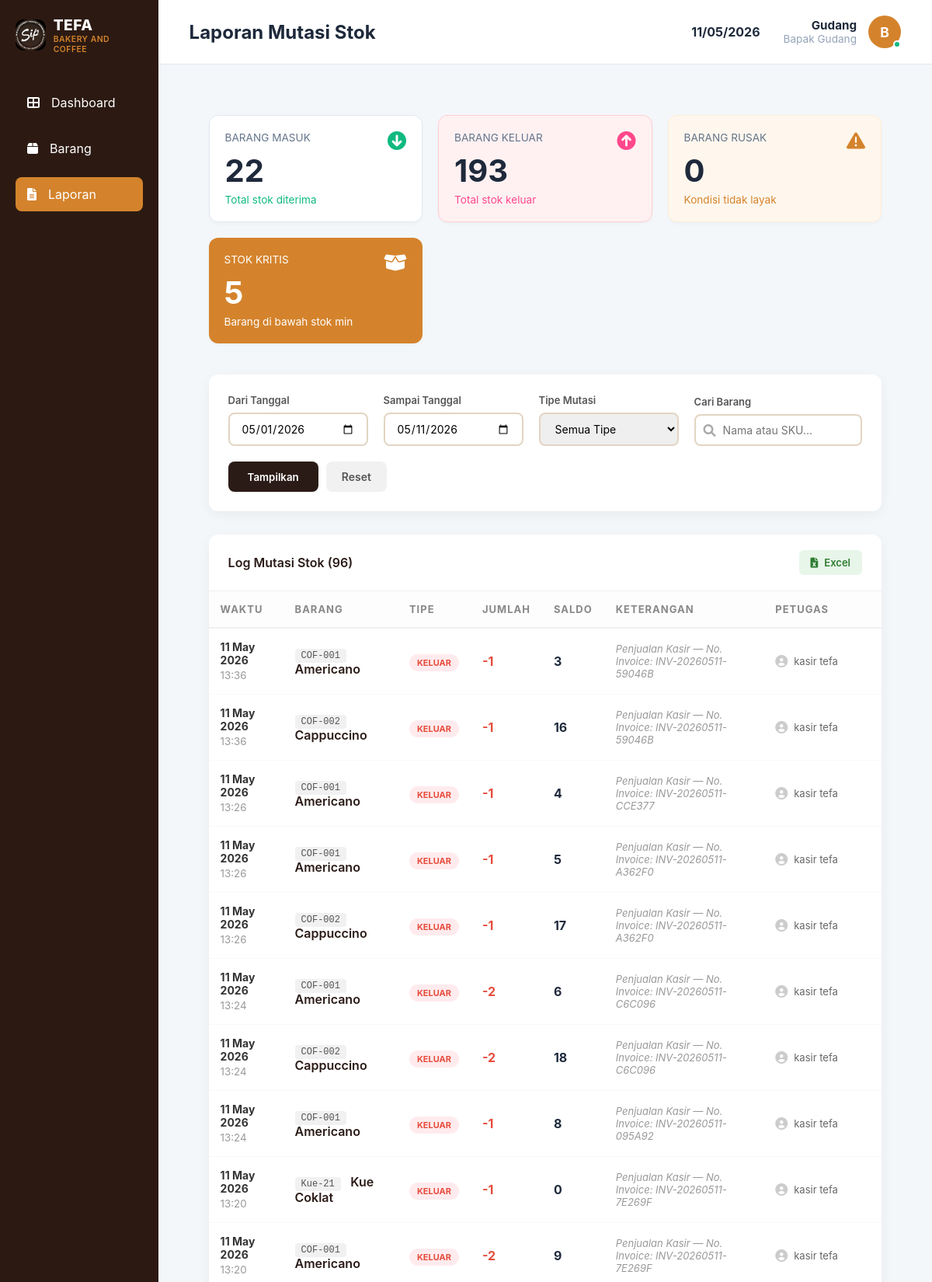
Page /gudang/laporan.php (signed in, upper part) on the committed database.
### tables this page shows
CREATE TABLE `users` (
  `id` int NOT NULL,
  `username` varchar(50) NOT NULL,
  `password` varchar(255) NOT NULL,
  `nama_lengkap` varchar(100) DEFAULT NULL,
  `role` enum('admin','kasir','gudang') NOT NULL,
  `status` enum('aktif','non-aktif') DEFAULT 'aktif'
);

CREATE TABLE `inventory_logs` (
  `id` int NOT NULL,
  `product_id` int NOT NULL,
  `user_id` int NOT NULL,
  `tipe_mutasi` enum('masuk','keluar','rusak','retur') NOT NULL,
  `jumlah` int NOT NULL,
  `stok_sebelum` int NOT NULL,
  `stok_sesudah` int NOT NULL,
  `keterangan` text,
  `created_at` timestamp NULL DEFAULT CURRENT_TIMESTAMP
);

CREATE TABLE `products` (
  `id` int NOT NULL,
  `sku` varchar(20) NOT NULL,
  `nama_produk` varchar(100) NOT NULL,
  `category_id` int DEFAULT NULL,
  `harga` decimal(10,2) NOT NULL,
  `stok` int DEFAULT '0',
  `satuan` varchar(20) DEFAULT 'Pcs',
  `image` varchar(255) DEFAULT 'default.jpg',
  `exp_date` date DEFAULT NULL,
  `status` enum('aktif','non-aktif') DEFAULT 'aktif',
  `created_at` timestamp NULL DEFAULT CURRENT_TIMESTAMP
);

### core/Auth.php (called while the page is built, shortened)
<?php
require_once __DIR__ . '/Database.php';
class Auth
{
    public static function isLoggedIn(): bool
    {
        $storedAgent  = $_SESSION['user_agent'] ?? '';
        $currentAgent = $_SERVER['HTTP_USER_AGENT'] ?? '';
        return true;
    }
    public static function user(): array
    {
        return [
            'id'           => $_SESSION['user_id']      ?? null,
            'username'     => $_SESSION['username']     ?? '',
            'nama_lengkap' => $_SESSION['nama_lengkap'] ?? '',
            'role'         => $_SESSION['role']         ?? '',
        ];
    }
}

### models/InventoryLogModel.php (called while the page is built, shortened)
<?php
require_once __DIR__ . '/../core/Database.php';
class InventoryLogModel {
    private $db;
    public function __construct() {
        $this->db = Database::getConnection();
    }
    public function getAll($filters = []) {
        $sql = "SELECT il.*, p.sku, p.nama_produk, u.nama_lengkap as petugas
                FROM inventory_logs il
                JOIN products p ON il.product_id = p.id
                LEFT JOIN users u ON il.user_id = u.id
                WHERE 1=1";
        $params = [];
        if (!empty($filters['start_date'])) {
            $sql .= " AND DATE(il.created_at) >= :start_date";
            $params[':start_date'] = $filters['start_date'];
        }
        if (!empty($filters['end_date'])) {
            $sql .= " AND DATE(il.created_at) <= :end_date";
            $params[':end_date'] = $filters['end_date'];
        }
        $sql .= " ORDER BY il.created_at DESC";
        $stmt = $this->db->prepare($sql);
        $stmt->execute($params);
        return $stmt->fetchAll(PDO::FETCH_ASSOC);
    }
    public function getSummaryStats($filters = []) {
        $stats = [
            'masuk' => 0,
            'keluar' => 0,
            'rusak' => 0,
            'kritis' => 0
        ];
        $sql = "SELECT tipe_mutasi, SUM(jumlah) as total
                FROM inventory_logs
                WHERE 1=1";
        $params = [];
        if (!empty($filters['start_date'])) {
            $sql .= " AND DATE(created_at) >= :start_date";
            $params[':start_date'] = $filters['start_date'];
        }
        if (!empty($filters['end_date'])) {
            $sql .= " AND DATE(created_at) <= :end_date";
            $params[':end_date'] = $filters['end_date'];
        }
        $sql .= " GROUP BY tipe_mutasi";
        $stmt = $this->db->prepare($sql);
        $stmt->execute($params);
        $results = $stmt->fetchAll(PDO::FETCH_ASSOC);
        foreach ($results as $row) {
            $stats[$row['tipe_mutasi']] = $row['total'];
        }
        $stmt = $this->db->query("SELECT COUNT(*) FROM products WHERE stok < 10 AND status = 'aktif'");
        $stats['kritis'] = $stmt->fetchColumn();
        return $stats;
    }
}

### core/Database.php (called while the page is built, shortened)
<?php
class Database
{
    private static ?PDO $instance = null;
    public static function getConnection(): PDO
    {
        if (self::$instance === null) {
            try {
                $dsn = sprintf(
                    'mysql:host=%s;dbname=%s;charset=%s',
                    DB_HOST,
                    DB_NAME,
                    DB_CHARSET
                );
                self::$instance = new PDO($dsn, DB_USER, DB_PASS, [
                    PDO::ATTR_ERRMODE            => PDO::ERRMODE_EXCEPTION,
                    PDO::ATTR_DEFAULT_FETCH_MODE => PDO::FETCH_ASSOC,
                    PDO::ATTR_EMULATE_PREPARES   => false,
                ]);
            } catch (PDOException $e) {
                error_log('[DB Error] ' . $e->getMessage());
                throw new RuntimeException('Koneksi database gagal. Hubungi administrator.');
            }
        }
        return self::$instance;
    }
}

### gudang/laporan.php (the view, shortened to what this page needs)
<?php
require_once '../core/Auth.php';
require_once __DIR__ . '/../core/Auth.php';
require_once __DIR__ . '/../models/InventoryLogModel.php';
$logModel = new InventoryLogModel();
$filters = [
    'start_date' => $_GET['start_date'] ?? date('Y-m-01'),
    'end_date'   => $_GET['end_date'] ?? date('Y-m-d'),
    'tipe'       => $_GET['tipe'] ?? 'Semua',
    'search'     => $_GET['search'] ?? ''
];
$logs  = $logModel->getAll($filters);
$stats = $logModel->getSummaryStats($filters);
$pageTitle = 'Laporan Mutasi Stok';
$page = 'laporan';
include 'includes/header.php';
?>
<div class="mutation-report-container">
    <section class="summary-cards">
        <div class="card">
            <div class="card-title">Barang Masuk</div>
            <div class="card-value"><?= number_format($stats['masuk'], 0, ',', '.') ?></div>
            <div class="card-subtitle success-text">Total stok diterima</div>
            <i class="fa-solid fa-arrow-circle-down card-icon success-text"></i>
        </div>
        <div class="card card-pink">
            <div class="card-title">Barang Keluar</div>
            <div class="card-value"><?= number_format($stats['keluar'], 0, ',', '.') ?></div>
            <div class="card-subtitle text-pink">Total stok keluar</div>
            <i class="fa-solid fa-arrow-circle-up card-icon text-pink"></i>
        </div>
        <div class="card card-orange-light">
            <div class="card-title">Barang Rusak</div>
            <div class="card-value"><?= number_format($stats['rusak'], 0, ',', '.') ?></div>
            <div class="card-subtitle text-orange">Kondisi tidak layak</div>
            <i class="fa-solid fa-exclamation-triangle card-icon text-orange"></i>
        </div>
        <div class="card card-orange">
            <div class="card-title">Stok Kritis</div>
            <div class="card-value"><?= number_format($stats['kritis'], 0, ',', '.') ?></div>
            <div class="card-subtitle">Barang di bawah stok min</div>
            <i class="fa-solid fa-box-open card-icon"></i>
        </div>
    </section>
    <section class="filter-card-premium">
        <form action="" method="GET" class="filter-form-premium">
            <div class="form-group-premium">
                <label>Dari Tanggal</label>
                <input type="date" name="start_date" value="<?= $filters['start_date'] ?>">
            </div>
            <div class="form-group-premium">
                <label>Sampai Tanggal</label>
                <input type="date" name="end_date" value="<?= $filters['end_date'] ?>">
            </div>
            <div class="form-group-premium">
                <label>Tipe Mutasi</label>
                <select name="tipe">
                    <option value="Semua" <?= $filters['tipe'] == 'Semua' ? 'selected' : '' ?>>Semua Tipe</option>
                </select>
            </div>
            <div class="form-group-premium search-group">
                <label>Cari Barang</label>
                <div class="search-input-wrapper">
                    <i class="fas fa-search"></i>
                    <input type="text" name="search" placeholder="Nama atau SKU..." value="<?= htmlspecialchars($filters['search']) ?>">
                </div>
            </div>
            <div class="form-actions-premium">
                <button type="submit" class="btn-filter-premium">Tampilkan</button>
                <a href="laporan.php" class="btn-reset-premium">Reset</a>
            </div>
        </form>
    </section>
    <section class="table-card-premium">
        <div class="table-header-premium">
            <div class="table-title">
                <h4>Log Mutasi Stok (<?= count($logs) ?>)</h4>
            </div>
            <div class="table-actions">
                <a href="export_excel.php?<?= http_build_query($_GET) ?>" class="btn-action-premium excel" style="text-decoration:none;">
                    <i class="fas fa-file-excel"></i> Excel
                </a>
            </div>
        </div>
        <div class="table-responsive">
            <table class="custom-table-premium">
                <thead>
                    <tr>
                        <th>Waktu</th>
                        <th>Barang</th>
                        <th>Tipe</th>
                        <th>Jumlah</th>
                        <th>Saldo</th>
                        <th>Keterangan</th>
                        <th>Petugas</th>
                    </tr>
                </thead>
                <tbody>
                    <?php if (empty($logs)): ?>
                        <tr>
                            <td colspan="7" class="empty-state">
                                <div class="empty-content">
                                    <i class="fas fa-clipboard-list"></i>
                                    <p>Tidak ada data mutasi stok ditemukan.</p>
                                </div>
                            </td>
                        </tr>
                    <?php else: ?>
                        <?php foreach ($logs as $log): ?>
                            <tr>
                                <td>
                                    <div class="date-col">
                                        <strong><?= date('d M Y', strtotime($log['created_at'])) ?></strong>
                                        <small><?= date('H:i', strtotime($log['created_at'])) ?></small>
                                    </div>
                                </td>
                                <td>
                                    <div class="product-col">
                                        <span class="sku-tag"><?= htmlspecialchars($log['sku']) ?></span>
                                        <span class="product-name"><?= htmlspecialchars($log['nama_produk']) ?></span>
                                    </div>
                                </td>
                                <td>
                                    <span class="badge-tipe badge-<?= $log['tipe_mutasi'] ?>">
                                        <?= strtoupper($log['tipe_mutasi']) ?>
                                    </span>
                                </td>
                                <td class="text-bold <?= $log['tipe_mutasi'] == 'masuk' ? 'text-green' : 'text-red' ?>">
                                    <?= ($log['tipe_mutasi'] == 'masuk' ? '+' : '-') . $log['jumlah'] ?>
                                </td>
                                <td class="text-bold"><?= $log['stok_sesudah'] ?></td>
                                <td class="text-muted italic"><?= htmlspecialchars($log['keterangan'] ?: '-') ?></td>
                                <td>
                                    <div class="petugas-col">
                                        <i class="fas fa-user-circle"></i>
                                        <?= htmlspecialchars($log['petugas'] ?: 'System') ?>
                                    </div>
                                </td>
                            </tr>
                        <?php endforeach; ?>
                    <?php endif; ?>
                </tbody>
            </table>
        </div>
    </section>
</div>
<?php include 'includes/footer.php'; ?>

### gudang/includes/header.php (shortened to what this page needs)
<!DOCTYPE html>
<html lang="id">
<head>
    <link rel="stylesheet" href="../assets/css/gudang-style.css?v=<?php echo time(); ?>">
    <link rel="stylesheet" href="../assets/css/gudang-header.css?v=<?php echo time(); ?>">
    <link rel="stylesheet" href="../assets/css/gudang-sidebar.css?v=<?php echo time(); ?>">
    <link rel="stylesheet" href="../assets/css/gudang-footer.css?v=<?php echo time(); ?>">
    <link rel="stylesheet" href="https://cdnjs.cloudflare.com/ajax/libs/font-awesome/6.0.0/css/all.min.css">
</head>
<body class="<?php echo isset($page) ? 'page-' . $page : ''; ?>">
<?php include __DIR__ . '/sidebar.php'; ?>
<main class="main-content">
<?php
$currentUser = Auth::user();
$namaLengkap = htmlspecialchars($currentUser['nama_lengkap'] ?? 'Gudang');
$roleLabel   = ucfirst($currentUser['role'] ?? 'gudang');
$initial     = strtoupper(substr($namaLengkap, 0, 1));
?>
    <header class="main-header">
        <div class="header-left">
            <h1 class="page-title"><?php echo isset($pageTitle) ? $pageTitle : 'Dashboard'; ?></h1>
        </div>
        <div class="header-right" style="display: flex; align-items: center; gap: 30px;">
            <div class="date-picker">
                <span class="date-value"></span>
            </div>
            <div class="user-profile">
                <div class="user-info">
                    <div class="user-role"><?php echo $roleLabel; ?></div>
                    <div class="user-name"><?php echo $namaLengkap; ?></div>
                </div>
                <div class="user-avatar-container">
                    <div class="user-avatar"><?php echo $initial; ?></div>
                    <span class="online-indicator"></span>
                </div>
            </div>
        </div>
    </header>
    <div class="content-wrapper">

### rows in the picture
users: nama_lengkap "Bapak Gudang", nama_lengkap "B"
inventory_logs: created_at "11 May 2026", created_at "13:36", product.sku "COF-001", product.nama_produk "Americano", tipe_mutasi "KELUAR", jumlah "1", stok_sesudah "3", keterangan "Penjualan Kasir — No. Invoice: INV-20260511-59046B", user.nama_lengkap "kasir tefa"
inventory_logs: created_at "11 May 2026", created_at "13:36", product.sku "COF-002", product.nama_produk "Cappuccino", tipe_mutasi "KELUAR", jumlah "1", stok_sesudah "16", keterangan "Penjualan Kasir — No. Invoice: INV-20260511-59046B", user.nama_lengkap "kasir tefa"
inventory_logs: created_at "11 May 2026", created_at "13:26", product.sku "COF-001", product.nama_produk "Americano", tipe_mutasi "KELUAR", jumlah "1", stok_sesudah "4", keterangan "Penjualan Kasir — No. Invoice: INV-20260511-CCE377", user.nama_lengkap "kasir tefa"
inventory_logs: created_at "11 May 2026", created_at "13:26", product.sku "COF-001", product.nama_produk "Americano", tipe_mutasi "KELUAR", jumlah "1", stok_sesudah "5", keterangan "Penjualan Kasir — No. Invoice: INV-20260511-A362F0", user.nama_lengkap "kasir tefa"
inventory_logs: created_at "11 May 2026", created_at "13:26", product.sku "COF-002", product.nama_produk "Cappuccino", tipe_mutasi "KELUAR", jumlah "1", stok_sesudah "17", keterangan "Penjualan Kasir — No. Invoice: INV-20260511-A362F0", user.nama_lengkap "kasir tefa"
inventory_logs: created_at "11 May 2026", created_at "13:24", product.sku "COF-001", product.nama_produk "Americano", tipe_mutasi "KELUAR", jumlah "2", stok_sesudah "6", keterangan "Penjualan Kasir — No. Invoice: INV-20260511-C6C096", user.nama_lengkap "kasir tefa"
inventory_logs: created_at "11 May 2026", created_at "13:24", product.sku "COF-002", product.nama_produk "Cappuccino", tipe_mutasi "KELUAR", jumlah "2", stok_sesudah "18", keterangan "Penjualan Kasir — No. Invoice: INV-20260511-C6C096", user.nama_lengkap "kasir tefa"
inventory_logs: created_at "11 May 2026", created_at "13:24", product.sku "COF-001", product.nama_produk "Americano", tipe_mutasi "KELUAR", jumlah "1", stok_sesudah "8", keterangan "Penjualan Kasir — No. Invoice: INV-20260511-095A92", user.nama_lengkap "kasir tefa"
inventory_logs: created_at "11 May 2026", created_at "13:20", product.sku "Kue-21", product.nama_produk "Kue Coklat", tipe_mutasi "KELUAR", jumlah "1", stok_sesudah "0", keterangan "Penjualan Kasir — No. Invoice: INV-20260511-7E269F", user.nama_lengkap "kasir tefa"
inventory_logs: created_at "11 May 2026", created_at "13:20", product.sku "COF-001", product.nama_produk "Americano", tipe_mutasi "KELUAR", jumlah "2", stok_sesudah "9", keterangan "Penjualan Kasir — No. Invoice: INV-20260511-7E269F", user.nama_lengkap "kasir tefa"

### other values in the picture
$pageTitle "Laporan Mutasi Stok"
$roleLabel "Gudang"
$stats['masuk'] "22"
$stats['keluar'] "193"
$stats['rusak'] "0"
$stats['kritis'] "5"
count($logs) "96"
